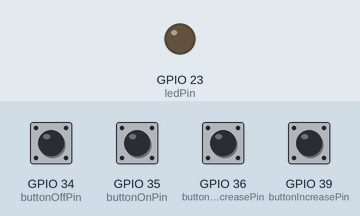
This sketch was run on a simulated ESP32. Shown: output pins drawn as LEDs (lit = HIGH). The inputs (shaded band) are chosen by the test bench; at power-on: GPIO 34 (buttonOffPin), GPIO 35 (buttonOnPin), GPIO 36 (buttonDecreasePin), GPIO 39 (buttonIncreasePin) LOW.

Above: at 1.2 s.
1.3 s: GPIO 36 (buttonDecreasePin) pulled HIGH for 1 s
At 2.5 s:
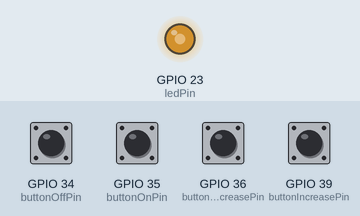
3.8 s: GPIO 36 (buttonDecreasePin) pulled HIGH for 1 s
At 5.7 s:
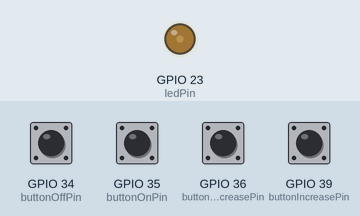
6.3 s: GPIO 34 (buttonOffPin) pulled HIGH for 0.15 s
At 7.5 s:
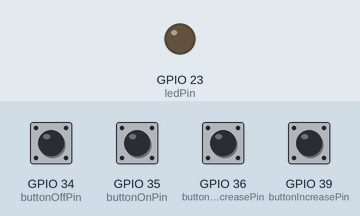
7.9 s: GPIO 35 (buttonOnPin) pulled HIGH for 0.15 s
At 8.9 s:
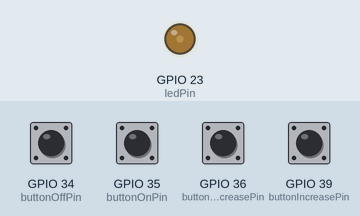
9.5 s: GPIO 34 (buttonOffPin) pulled HIGH for 1 s
At 10.2 s:
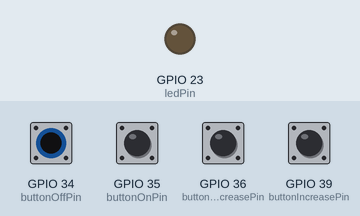
Timing chart, 0 to 12.5 s (numbered marks = the images above; inputs shaded):
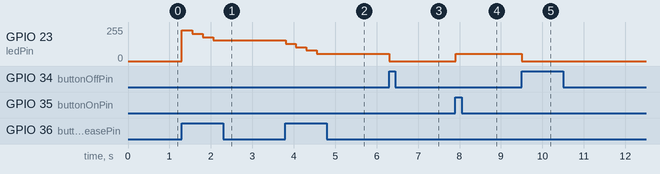

Measured:
- after the input at 1.3 s, GPIO 23 (ledPin): 0/255 → 230/255 at once, → 205/255 0.25 s later, → 180/255 0.25 s later, → 155/255 0.25 s later
- after the input at 3.8 s, GPIO 23 (ledPin): 155/255 → 130/255 at once, → 105/255 0.25 s later, → 80/255 0.25 s later, → 55/255 0.25 s later
- after the input at 6.3 s, GPIO 23 (ledPin): 55/255 → 0/255 at once
- after the input at 7.9 s, GPIO 23 (ledPin): 0/255 → 55/255 at once
- after the input at 9.5 s, GPIO 23 (ledPin): 55/255 → 0/255 at once

The sketch:

Teste_LED_PWM_com_botoes.ino
```cpp
// Definindo os pinos para o LED e os botões
const int ledPin = 23;
const int buttonOnPin = 35;     // Botão para ligar o LED
const int buttonOffPin = 34;    // Botão para desligar o LED
const int buttonIncreasePin = 39; // Botão para aumentar a intensidade do LED
const int buttonDecreasePin = 36; // Botão para diminuir a intensidade do LED

int brightness = 255; // Inicia a intensidade do LED em 100% (255 para PWM)
const int step = 25; // Passo de 10% da intensidade (255 * 10% = 25)

void setup() {
  // Configura o pino do LED como saída
  pinMode(ledPin, OUTPUT);

  // Configura os pinos dos botões como entrada
  pinMode(buttonOnPin, INPUT);
  pinMode(buttonOffPin, INPUT);
  pinMode(buttonIncreasePin, INPUT);
  pinMode(buttonDecreasePin, INPUT);
}

void loop() {
  // Lê o estado dos botões
  int buttonOnState = digitalRead(buttonOnPin);
  int buttonOffState = digitalRead(buttonOffPin);
  int buttonIncreaseState = digitalRead(buttonIncreasePin);
  int buttonDecreaseState = digitalRead(buttonDecreasePin);

  // Se o botão do GPIO 35 for pressionado, acende o LED
  if (buttonOnState == HIGH) {
    analogWrite(ledPin, brightness);  // Ajusta o PWM de acordo com a intensidade
  }

  // Se o botão do GPIO 34 for pressionado, apaga o LED
  if (buttonOffState == HIGH) {
    analogWrite(ledPin, 0); // Coloca o PWM em 0, apagando o LED
  }

  // Se o botão de aumentar (GPIO 39) for pressionado, aumenta a intensidade em 10%
  if (buttonIncreaseState == HIGH) {
    if (brightness <= 230) { // Limita o valor máximo para 100%
      brightness += step;
    }
    analogWrite(ledPin, brightness);
    delay(200); // Pequeno atraso para evitar múltiplos incrementos rápidos
  }

  // Se o botão de diminuir (GPIO 36) for pressionado, diminui a intensidade em 10%
  if (buttonDecreaseState == HIGH) {
    if (brightness >= step) { // Evita que o valor seja menor que 0
      brightness -= step;
    }
    analogWrite(ledPin, brightness);
    delay(200); // Pequeno atraso para evitar múltiplas decrementações rápidas
  }

  // Pequeno atraso para evitar bouncing
  delay(50);
}
```
